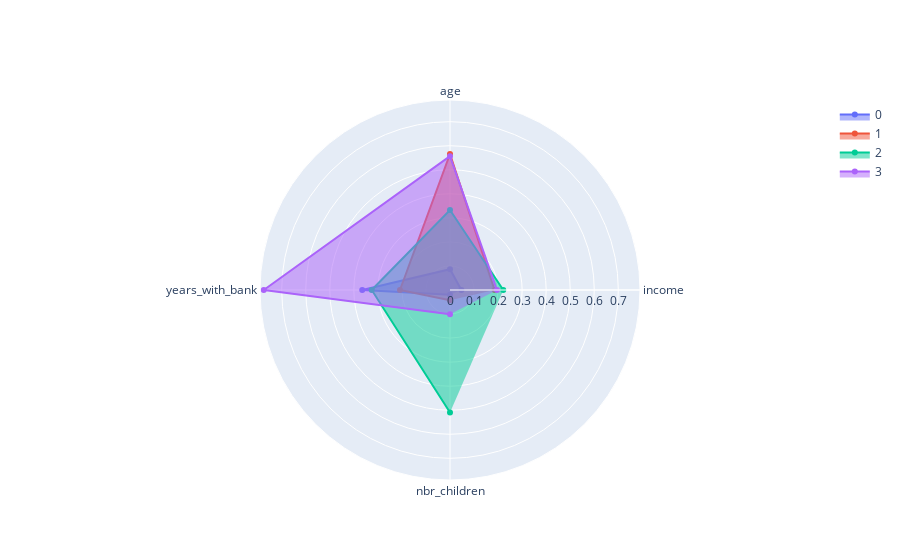

Notebook source saved alongside this figure:
### Code cell
plotRadarChart(customers_radar)

### Figure 1 — Plotly figure (JSON) as saved in the notebook; plotly's stock layout.template omitted (floating-point values rounded to 4 significant figures)
{"data": [{"fill": "toself", "name": "0", "r": [0.04731, 0.08647, 0.3651, 0.0197], "theta": ["income", "age", "years_with_bank", "nbr_children"], "type": "scatterpolar"}, {"fill": "toself", "name": "1", "r": [0.1854, 0.5656, 0.208, 0.04255], "theta": ["income", "age", "years_with_bank", "nbr_children"], "type": "scatterpolar"}, {"fill": "toself", "name": "2", "r": [0.2216, 0.3324, 0.3256, 0.5097], "theta": ["income", "age", "years_with_bank", "nbr_children"], "type": "scatterpolar"}, {"fill": "toself", "name": "3", "r": [0.1953, 0.5565, 0.7746, 0.1009], "theta": ["income", "age", "years_with_bank", "nbr_children"], "type": "scatterpolar"}], "layout": {"polar": {"radialaxis": {"visible": true}}, "showlegend": true}}
